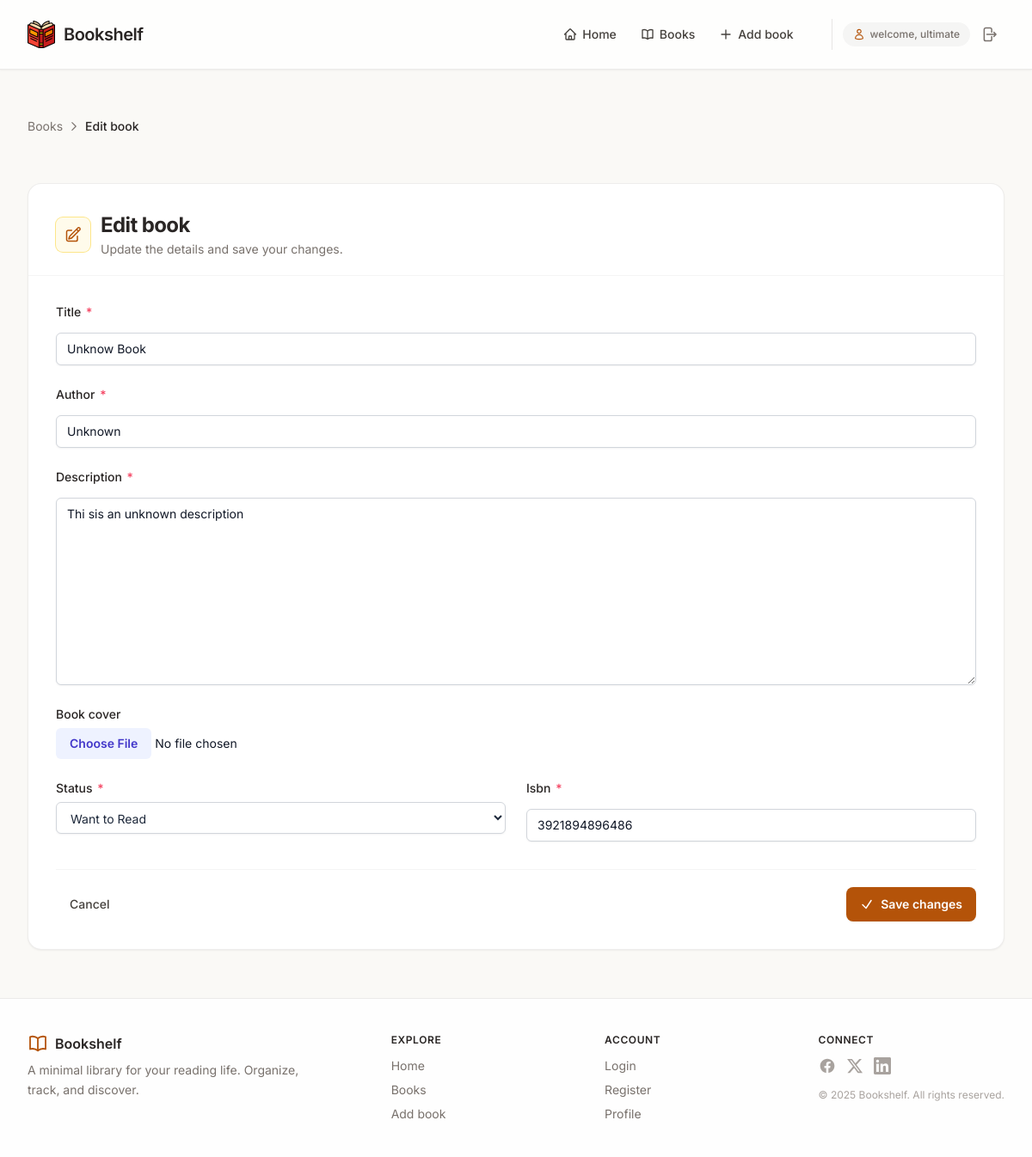
Page /books/15/edit/ (signed in) on the committed database.
### shelf/models.py (models this page shows, shortened)
class Book(models.Model):
  STATUS_CHOICES = [
      ("want", "Want to Read"),
      ("reading", "Currently Reading"),
      ("read", "Finished"),
  ]
  title = models.CharField(max_length=200)
  author = models.CharField(max_length=200)
  description = models.TextField()
  book_cover = models.ImageField(upload_to='book_covers/', blank=True, null=True, default='book_covers/default_cover.png')
  isbn = models.CharField(max_length=13)
  status = models.CharField(max_length=10, choices=STATUS_CHOICES, default="want")
  published_at = models.DateField(blank=True, null=True, auto_now_add=True)
  updated_at = models.DateField(blank=True, null=True, auto_now=True)
  owner = models.ForeignKey(User, on_delete=models.CASCADE, related_name='books')
  class Meta:
    ordering = ['-published_at']

### shelf/views.py (the view)
# urls.py: path('books/<int:pk>/edit/', views.book_edit, name="book_edit" ),
@login_required()
def book_edit(request, pk):
    context = {}
    if not pk:
        messages.error(request, 'Book ID is required for editing.')
        return redirect('shelf:books')
    try:
        book = Book.objects.get(pk=pk)
        print(book.book_cover)
    except Book.DoesNotExist:
        messages.error(request, 'Book not found.')
        return redirect('shelf:books')
    if request.user != book.owner:
        messages.error(request, 'You do not have permission to edit this book.')
        return redirect('shelf:books')
    if request.method == 'POST':
        form = BookForm(request.POST, instance=book)
        files = request.FILES.get('book_cover')
        if form.is_valid():
            book = form.save(commit=False)
            if files:
                book.book_cover = files
            book.save()
            messages.success(request, 'Book updated successfully!')
            return redirect('shelf:books')
        else:
            messages.error(request, 'Error updating book. Please check the form for errors.')
    else:
        context['form'] = BookForm(instance=book)
    return render(request, 'shelf/book_edit.html', context)

### shelf/forms.py
class BookForm(forms.ModelForm):
    class Meta:
      model = Book
      fields = ('title', 'author', 'description', 'status', 'isbn', 'book_cover')
      widgets = {
        'title': forms.TextInput(attrs={'class': INPUT_CLASSES, 'placeholder': 'Enter book title'}),
        'author': forms.TextInput(attrs={'class': INPUT_CLASSES, 'placeholder': 'Enter author name'}),
        'description': forms.Textarea(attrs={'class': TEXTAREA_CLASSES, 'placeholder': 'Enter book description'}),
        'status': forms.Select(attrs={'class': SELECT_CLASSES}),
        'isbn': forms.TextInput(attrs={'class': INPUT_CLASSES, 'placeholder': 'Enter ISBN'}),
        'book_cover': forms.FileInput(attrs={'class': FILE_CLASSES}),
      }

### shelf/templates/shelf/book_edit.html (shortened to what this page needs)
{% extends "layout.html" %}
{% block content %}
<div class="flex flex-col gap-8">
  <nav class="flex items-center gap-1.5 text-sm text-stone-500 mb-6">
    <a href="{% url 'shelf:books' %}" class="hover:text-amber-800 transition">Books</a>
    <svg class="w-3.5 h-3.5" fill="none" stroke="currentColor" stroke-width="2" viewBox="0 0 24 24">
      <path stroke-linecap="round" stroke-linejoin="round" d="M8.25 4.5l7.5 7.5-7.5 7.5" />
    </svg>
    <span class="text-stone-800 font-medium">Edit book</span>
  </nav>
  <div class="bg-white rounded-2xl border border-stone-200/70 shadow-sm overflow-hidden">
    <div class="px-6 md:px-8 pt-6 md:pt-8 pb-5 border-b border-stone-100">
      <div class="flex items-center gap-3">
        <div class="w-10 h-10 rounded-lg bg-amber-50 ring-1 ring-amber-200 flex items-center justify-center text-amber-700 shrink-0">
        </div>
        <div>
          <h1 class="text-xl md:text-2xl font-bold tracking-tight text-stone-800">Edit book</h1>
          <p class="text-sm text-stone-500 mt-0.5">
            Update the details and save your changes.
          </p>
        </div>
      </div>
    </div>
    <form method="post" novalidate class="px-6 md:px-8 py-6 md:py-8" enctype="multipart/form-data">
      {% include "components/book_form.html" with form=form %}
      <div class="mt-8 pt-5 border-t border-stone-100 flex items-center justify-between gap-3">
        <a href="{% url 'shelf:books' %}"
           class="px-4 py-2.5 text-sm font-medium text-stone-700 rounded-lg hover:bg-stone-100 transition">
          Cancel
        </a>
        <button type="submit"
                class="inline-flex items-center gap-2 px-4 py-2.5 bg-amber-700 hover:bg-amber-800 text-white text-sm font-semibold rounded-lg shadow-sm hover:shadow transition-all">
          <svg class="w-4 h-4" fill="none" stroke="currentColor" stroke-width="2.2" viewBox="0 0 24 24">
            <path stroke-linecap="round" stroke-linejoin="round" d="M4.5 12.75l6 6 9-13.5" />
          </svg>
          Save changes
        </button>
      </div>
    </form>
  </div>
</div>
{% endblock %}

### templates/nav.html (shortened to what this page needs)
{% load static %}
<header class="bg-white/80 backdrop-blur-sm border-b border-stone-200/80 sticky top-0 z-20 shadow-sm">
    <div class="max-w-7xl mx-auto px-5 sm:px-8 flex items-center justify-between h-16 md:h-20">
      <a href="#" class="flex items-center gap-2.5 shrink-0">
        <img src="{% static 'images/logo.png' %}" alt="Bookshelf Icon" class="w-7 h-7 md:w-8 md:h-8">
        <span class="font-semibold text-lg md:text-xl tracking-tight text-stone-800">Bookshelf</span>
      </a>
      <nav class="hidden md:flex items-center gap-1 lg:gap-2">
        <ul class="flex items-center gap-1 mr-4 lg:mr-6">
          <li>
            <a href="{% url "shelf:home" %}" class="nav-link flex items-center gap-1.5 px-3 py-2 rounded-lg text-sm font-medium text-stone-700 hover:text-amber-800 hover:bg-stone-100/70">
              Home
            </a>
          </li>
          <li>
            <a href="{% url "shelf:books" %}" class="nav-link flex items-center gap-1.5 px-3 py-2 rounded-lg text-sm font-medium text-stone-700 hover:text-amber-800 hover:bg-stone-100/70">
              Books
            </a>
          </li>
          <li>
            <a href="{% url "shelf:book_add" %}" class="nav-link flex items-center gap-1.5 px-3 py-2 rounded-lg text-sm font-medium text-stone-700 hover:text-amber-800 hover:bg-stone-100/70">
              <svg class="w-4 h-4" fill="none" stroke="currentColor" stroke-width="2" viewBox="0 0 24 24">
                <path stroke-linecap="round" stroke-linejoin="round" d="M12 4.5v15m7.5-7.5h-15" />
              </svg>
              Add book
            </a>
          </li>
        </ul>
        <div class="flex items-center gap-2 pl-2 border-l border-stone-200">
          {% if not request.user.is_authenticated %}
          <a href={% url "account:login" %} class="btn flex items-center gap-1.5 px-3.5 py-2 text-sm font-medium text-stone-700 rounded-lg hover:bg-stone-100/80 hover:text-amber-800">
            <svg class="w-4 h-4" fill="none" stroke="currentColor" stroke-width="2" viewBox="0 0 24 24">
              <path stroke-linecap="round" stroke-linejoin="round" d="M15.75 6a3.75 3.75 0 11-7.5 0 3.75 3.75 0 017.5 0zM4.501 20.118a7.5 7.5 0 0114.998 0A17.933 17.933 0 0112 21.75c-2.676 0-5.216-.584-7.499-1.632z" />
            </svg>
            Login
          </a>
          <a href={% url "account:register" %} class="btn flex items-center gap-1.5 px-3.5 py-2 text-sm font-semibold text-white bg-amber-700 rounded-lg shadow-sm hover:bg-amber-800 hover:shadow">
            Get Started
            <svg class="w-4 h-4" fill="none" stroke="currentColor" stroke-width="2.5" viewBox="0 0 24 24">
              <path stroke-linecap="round" stroke-linejoin="round" d="M13.5 4.5L21 12m0 0l-7.5 7.5M21 12H3" />
            </svg>
          </a>
          {% else %}
          <div class="flex items-center gap-1 ml-1">
            <span class="hidden lg:flex items-center gap-1.5 text-xs font-medium text-stone-500 bg-stone-100 px-3 py-1.5 rounded-full">
              welcome, {{ request.user.username }}
            </span>
            <form method="post" action={% url "account:logout" %} >
              <button type="submit" class="btn p-2 rounded-lg text-stone-500 hover:text-amber-800 hover:bg-stone-100" title="Logout">
                <svg class="w-5 h-5" fill="none" stroke="currentColor" stroke-width="1.8" viewBox="0 0 24 24">
                  <path stroke-linecap="round" stroke-linejoin="round" d="M15.75 9V5.25A2.25 2.25 0 0013.5 3h-6a2.25 2.25 0 00-2.25 2.25v13.5A2.25 2.25 0 007.5 21h6a2.25 2.25 0 002.25-2.25V15m3 0l3-3m0 0l-3-3m3 3H9" />
                </svg>
            </form>
          </div>
        {% endif %}
        </div>
      </nav>
    </div>
  </header>

### shelf/templates/components/book_form.html (shortened to what this page needs)
<div class="space-y-6">
  <div class="flex flex-col gap-1.5">
    <label for="{{ form.title.id_for_label }}"
           class="text-sm font-medium text-stone-800">
      {{ form.title.label }}
      {% if form.title.field.required %}
        <span class="text-rose-500 ml-0.5" aria-hidden="true">*</span>
      {% endif %}
    </label>
    {% if form.title.errors %}
      <div class="relative rounded-lg ring-1 ring-rose-400/60">{{ form.title }}</div>
      <ul class="mt-1 space-y-1">
        {% for error in form.title.errors %}
          <li class="flex items-start gap-1.5 text-xs text-rose-600">
            <svg class="w-3.5 h-3.5 mt-0.5 shrink-0" fill="none" stroke="currentColor" stroke-width="2.2" viewBox="0 0 24 24">
              <path stroke-linecap="round" stroke-linejoin="round" d="M12 9v3.75m0 3.75h.008v.008H12v-.008zM21 12a9 9 0 11-18 0 9 9 0 0118 0z" />
            </svg>
            <span>{{ error }}</span>
          </li>
        {% endfor %}
      </ul>
    {% else %}
      <div class="relative">{{ form.title }}</div>
    {% endif %}
  </div>
  <div class="flex flex-col gap-1.5">
    <label for="{{ form.author.id_for_label }}"
           class="text-sm font-medium text-stone-800">
      {{ form.author.label }}
      {% if form.author.field.required %}
        <span class="text-rose-500 ml-0.5" aria-hidden="true">*</span>
      {% endif %}
    </label>
    {% if form.author.errors %}
      <div class="relative rounded-lg ring-1 ring-rose-400/60">{{ form.author }}</div>
      <ul class="mt-1 space-y-1">
        {% for error in form.author.errors %}
          <li class="flex items-start gap-1.5 text-xs text-rose-600">
            <svg class="w-3.5 h-3.5 mt-0.5 shrink-0" fill="none" stroke="currentColor" stroke-width="2.2" viewBox="0 0 24 24">
              <path stroke-linecap="round" stroke-linejoin="round" d="M12 9v3.75m0 3.75h.008v.008H12v-.008zM21 12a9 9 0 11-18 0 9 9 0 0118 0z" />
            </svg>
            <span>{{ error }}</span>
          </li>
        {% endfor %}
      </ul>
    {% else %}
      <div class="relative">{{ form.author }}</div>
    {% endif %}
  </div>
  <div class="flex flex-col gap-1.5">
    <label for="{{ form.description.id_for_label }}"
           class="text-sm font-medium text-stone-800">
      {{ form.description.label }}
      {% if form.description.field.required %}
        <span class="text-rose-500 ml-0.5" aria-hidden="true">*</span>
      {% endif %}
    </label>
    {% if form.description.errors %}
      <div class="relative rounded-lg ring-1 ring-rose-400/60">{{ form.description }}</div>
      <ul class="mt-1 space-y-1">
        {% for error in form.description.errors %}
          <li class="flex items-start gap-1.5 text-xs text-rose-600">
            <svg class="w-3.5 h-3.5 mt-0.5 shrink-0" fill="none" stroke="currentColor" stroke-width="2.2" viewBox="0 0 24 24">
              <path stroke-linecap="round" stroke-linejoin="round" d="M12 9v3.75m0 3.75h.008v.008H12v-.008zM21 12a9 9 0 11-18 0 9 9 0 0118 0z" />
            </svg>
            <span>{{ error }}</span>
          </li>
        {% endfor %}
      </ul>
    {% else %}
      <div class="relative">{{ form.description }}</div>
    {% endif %}
  </div>
  <div class="flex flex-col gap-1.5">
    <label for="{{ form.book_cover.id_for_label }}"
           class="text-sm font-medium text-stone-800">
      {{ form.book_cover.label }}
    </label>
    {% if form.book_cover.errors %}
      <div class="relative rounded-lg ring-1 ring-rose-400/60">{{ form.book_cover }}</div>
      <ul class="mt-1 space-y-1">
        {% for error in form.book_cover.errors %}
          <li class="flex items-start gap-1.5 text-xs text-rose-600">
            <svg class="w-3.5 h-3.5 mt-0.5 shrink-0" fill="none" stroke="currentColor" stroke-width="2.2" viewBox="0 0 24 24">
              <path stroke-linecap="round" stroke-linejoin="round" d="M12 9v3.75m0 3.75h.008v.008H12v-.008zM21 12a9 9 0 11-18 0 9 9 0 0118 0z" />
            </svg>
            <span>{{ error }}</span>
          </li>
        {% endfor %}
      </ul>
    {% else %}
      <div class="relative">{{ form.book_cover }}</div>
    {% endif %}
  </div>
  <div class="grid grid-cols-1 md:grid-cols-2 gap-6">
    <div class="flex flex-col gap-1.5">
      <label for="{{ form.status.id_for_label }}"
             class="text-sm font-medium text-stone-800">
        {{ form.status.label }}
        {% if form.status.field.required %}
          <span class="text-rose-500 ml-0.5" aria-hidden="true">*</span>
        {% endif %}
      </label>
      {% if form.status.errors %}
        <div class="relative rounded-lg ring-1 ring-rose-400/60">{{ form.status }}</div>
        <ul class="mt-1 space-y-1">
          {% for error in form.status.errors %}
            <li class="flex items-start gap-1.5 text-xs text-rose-600">
              <svg class="w-3.5 h-3.5 mt-0.5 shrink-0" fill="none" stroke="currentColor" stroke-width="2.2" viewBox="0 0 24 24">
                <path stroke-linecap="round" stroke-linejoin="round" d="M12 9v3.75m0 3.75h.008v.008H12v-.008zM21 12a9 9 0 11-18 0 9 9 0 0118 0z" />
              </svg>
              <span>{{ error }}</span>
            </li>
          {% endfor %}
        </ul>
      {% else %}
        <div class="relative">{{ form.status }}</div>
      {% endif %}
    </div>
    <div class="flex flex-col gap-1.5">
      <label for="{{ form.isbn.id_for_label }}"
             class="text-sm font-medium text-stone-800">
        {{ form.isbn.label }}
        {% if form.isbn.field.required %}
          <span class="text-rose-500 ml-0.5" aria-hidden="true">*</span>
        {% endif %}
      </label>
      {% if form.isbn.errors %}
        <div class="relative rounded-lg ring-1 ring-rose-400/60">{{ form.isbn }}</div>
        <ul class="mt-1 space-y-1">
          {% for error in form.isbn.errors %}
            <li class="flex items-start gap-1.5 text-xs text-rose-600">
              <svg class="w-3.5 h-3.5 mt-0.5 shrink-0" fill="none" stroke="currentColor" stroke-width="2.2" viewBox="0 0 24 24">
                <path stroke-linecap="round" stroke-linejoin="round" d="M12 9v3.75m0 3.75h.008v.008H12v-.008zM21 12a9 9 0 11-18 0 9 9 0 0118 0z" />
              </svg>
              <span>{{ error }}</span>
            </li>
          {% endfor %}
        </ul>
      {% else %}
        <div class="relative">{{ form.isbn }}</div>
      {% endif %}
    </div>
  </div>
</div>

### templates/layout.html (style rules this page uses)
* { font-family: 'Inter', system-ui, sans-serif; }
.nav-link, .btn { transition: all 0.15s ease; }

### rows in the picture
Book: title "Unknow Book", author "Unknown", description "Thi sis an unknown description", status "Want to Read", isbn "3921894896486"

### other values in the picture
{{ request.user.username }} "ultimate"
